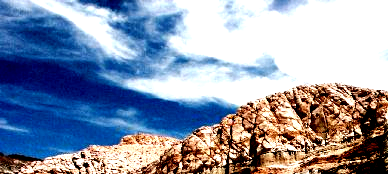
#> input picture Assignment1/a1_20171107/input/part1.png, 388 x 174 px
$ jupyter execute Q6.4.ipynb
#> lines starting #> are read from the running program, lines starting #| are printed output that depends on the picture
[cell 1]
import sys
import numpy as np
import matplotlib.pyplot as plt
from PIL import Image, ImageOps
import cv2
def histEqualization(img):
    img = np.array(img)
#     img = np.array(img)
    img_flat = img.flatten()
    # plt.hist(img_flat, bins=50)
    # print()
    # print(img_flat)

    histogram = np.zeros(256)
    for pixel in img_flat:
        histogram[pixel] += 1
    for i in range(1,256):
    #     print(i)
        histogram[i] += histogram[i-1]
    histogram = (((histogram-np.min(histogram))/(np.max(histogram)-np.min(histogram))) *255).astype('uint8')
#     r, c = img.shape
    # prin
    # histogram = np.floor((histogram/r*c)*255)
    img_new_flat = histogram[img_flat]
    # plt.hist(img_new, bins=50)
    img_new = np.reshape(img_new_flat, img.shape)
    return img_new

img1 = Image.open('../input/part1.png').convert('L')
img2 = Image.open('../input/part2.png').convert('L')
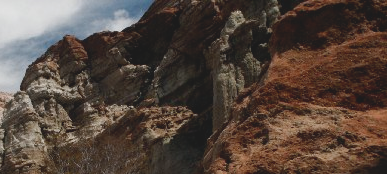
#> input picture Assignment1/a1_20171107/input/part2.png, 387 x 174 px
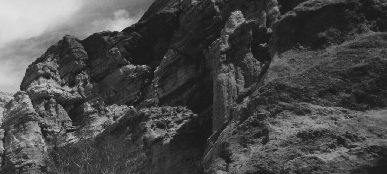
#> img2: PIL image 387x174 L; min 27, max 226, mean 73.4
img3 = Image.open('../input/part3.png').convert('L')
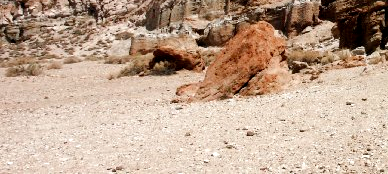
#> input picture Assignment1/a1_20171107/input/part3.png, 388 x 174 px
img4 = Image.open('../input/part4.png').convert('L')
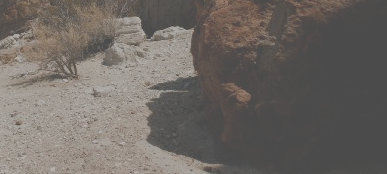
#> input picture Assignment1/a1_20171107/input/part4.png, 387 x 174 px
img1 = np.array(img1)
img2 = np.array(img2)
img3 = np.array(img3)
img4 = np.array(img4)

shape = min(img1.shape, img2.shape)
#> shape = (174, 387)
shape = min(shape, img3.shape)
shape = min(shape, img4.shape)
# print(shape)


# img = np.zeros(shape = (4, shape[0], shape[1]))
img1 = img1[:shape[0], :shape[1]]
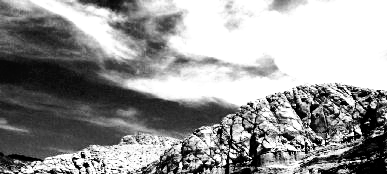
#> img1: shape (174, 387); min 0, max 255, mean 150.6
img2 = img2[:shape[0], :shape[1]]
img3 = img3[:shape[0], :shape[1]]
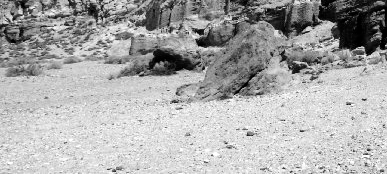
#> img3: shape (174, 387); min 0, max 255, mean 170.9
img4 = img4[:shape[0], :shape[1]]
# print(img.shape)
img_eq1 = np.zeros(shape=(2, shape[0], shape[1]))
img_eq2 = np.zeros(shape=(2, shape[0], shape[1]))
img_eq1[0] = histEqualization(img1)
#> the loop in histEqualization, `for pixel in img_flat:` made 67338 passes
#> pixel on passes 1 to 3: 121, 140, 161
#> after the loop in histEqualization, `for pixel in img_flat:`: histogram = 256 values, max 17048 at index 255, min 43 at index 177, mean 263
#> after the loop in histEqualization, `for i in range(1,256):`: histogram = 256 values from 2015 to 67338
#> in histEqualization, `histogram = (((histogram-np.min(histogram))/(np.max(histogram)-np.min(..`: histogram = 256 values from 0 to 255
img_eq1[1] = histEqualization(img2)
#> the loop in histEqualization (call 2), `for pixel in img_flat:` made 67338 passes
#> pixel on passes 1 to 3: 219, 218, 218
#> after the loop in histEqualization (call 2), `for pixel in img_flat:`: histogram = 256 values, max 1923 at index 28, min 0 at index 0, mean 263
#> after the loop in histEqualization (call 2), `for i in range(1,256):`: histogram = 256 values from 0 to 67338
#> in histEqualization (call 2), `histogram = (((histogram-np.min(histogram))/(np.max(histogram)-np.min(..`: histogram = 256 values from 0 to 255
#> in histEqualization (call 2), `img_new = np.reshape(img_new_flat, img.shape)`:
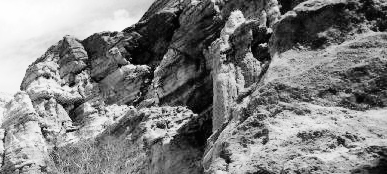
#> img_new: shape (174, 387); min 4, max 255, mean 128.4
img_eq2[0] = histEqualization(img3)
#> the loop in histEqualization (call 3), `for pixel in img_flat:` made 67338 passes
#> pixel on passes 1 to 3: 136, 157, 154
#> after the loop in histEqualization (call 3), `for pixel in img_flat:`: histogram = 256 values, max 1062 at index 217, min 50 at index 251, mean 263
#> after the loop in histEqualization (call 3), `for i in range(1,256):`: histogram = 256 values from 252 to 67338
#> in histEqualization (call 3), `histogram = (((histogram-np.min(histogram))/(np.max(histogram)-np.min(..`: histogram = 256 values from 0 to 255
#> in histEqualization (call 3), `img_new = np.reshape(img_new_flat, img.shape)`:
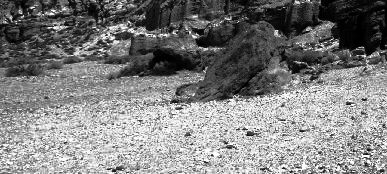
#> img_new: shape (174, 387); min 0, max 255, mean 127.5
img_eq2[1] = histEqualization(img4)
#> the loop in histEqualization (call 4), `for pixel in img_flat:` made 67338 passes
#> pixel on passes 1 to 3: 87, 86, 90
#> after the loop in histEqualization (call 4), `for pixel in img_flat:`: histogram = 256 values, max 12615 at index 75, min 0 at index 0, mean 263
#> after the loop in histEqualization (call 4), `for i in range(1,256):`: histogram = 256 values from 0 to 67338
#> in histEqualization (call 4), `histogram = (((histogram-np.min(histogram))/(np.max(histogram)-np.min(..`: histogram = 256 values from 0 to 255
#> in histEqualization (call 4), `img_new = np.reshape(img_new_flat, img.shape)`:
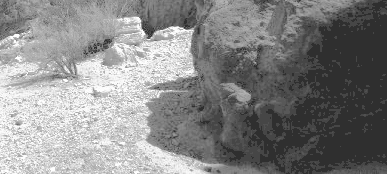
#> img_new: shape (174, 387); min 47, max 255, mean 133.6


new_img1 = []
new_img1 = np.hstack( (img_eq1[0], img_eq1[1] ))
new_img2 = []
new_img2 = np.hstack( (img_eq2[0], img_eq2[1] ))
ans = np.vstack((new_img1, new_img2))
plt.imshow(ans, cmap='gray');plt.axis('off')
# new_img = Image.fromarray(new_img)
plt.show()
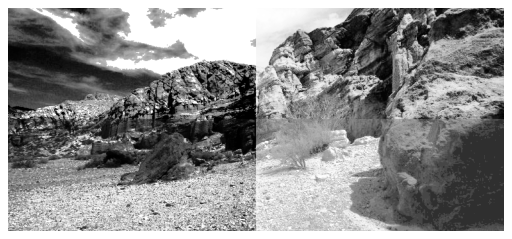
#> figure drawn by matplotlib, 1 panel
